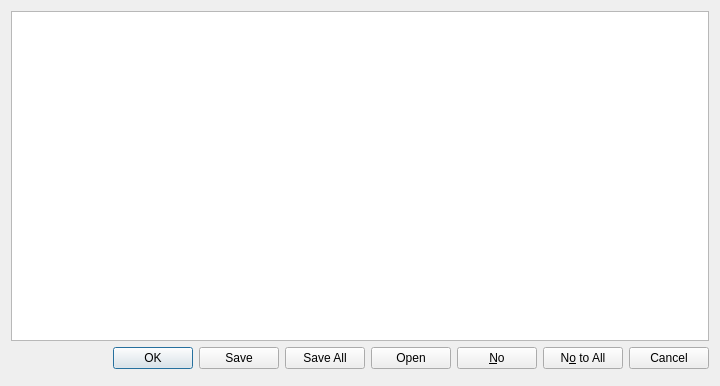
<?xml version="1.0" encoding="UTF-8"?>
<ui version="4.0">
 <class>InfoDialog</class>
 <widget class="QDialog" name="InfoDialog">
  <property name="geometry">
   <rect>
    <x>0</x>
    <y>0</y>
    <width>720</width>
    <height>386</height>
   </rect>
  </property>
  <property name="windowTitle">
   <string>Dialog</string>
  </property>
  <layout class="QVBoxLayout" name="verticalLayout">
   <item>
    <widget class="QTextEdit" name="textEdit"/>
   </item>
   <item>
    <widget class="QDialogButtonBox" name="dialogButtonBox">
     <property name="standardButtons">
      <set>QDialogButtonBox::Cancel|QDialogButtonBox::No|QDialogButtonBox::NoToAll|QDialogButtonBox::Ok|QDialogButtonBox::Open|QDialogButtonBox::Save|QDialogButtonBox::SaveAll</set>
     </property>
    </widget>
   </item>
   <item>
    <widget class="QDialogButtonBox" name="buttonBox"/>
   </item>
  </layout>
 </widget>
 <resources/>
 <connections/>
</ui>
